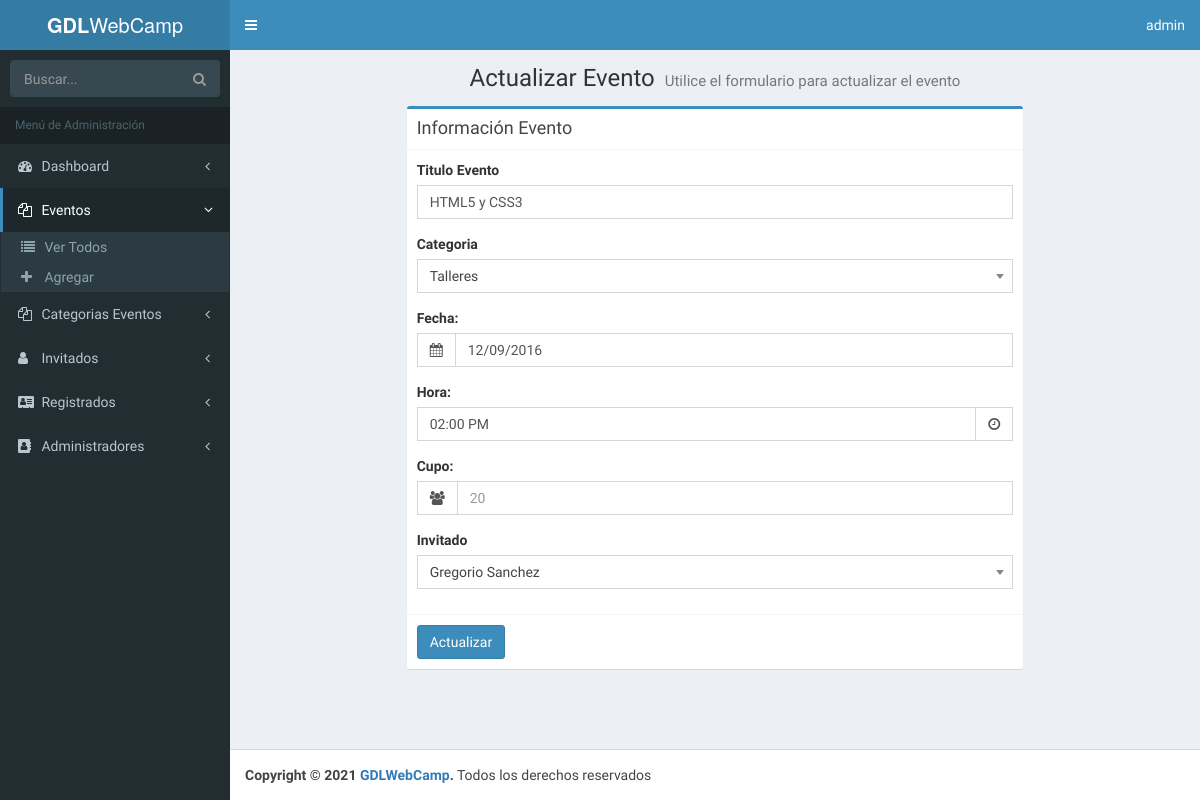
/admin/editar-evento.php?id=4 (signed in), run on an earlier commit of the app's database.
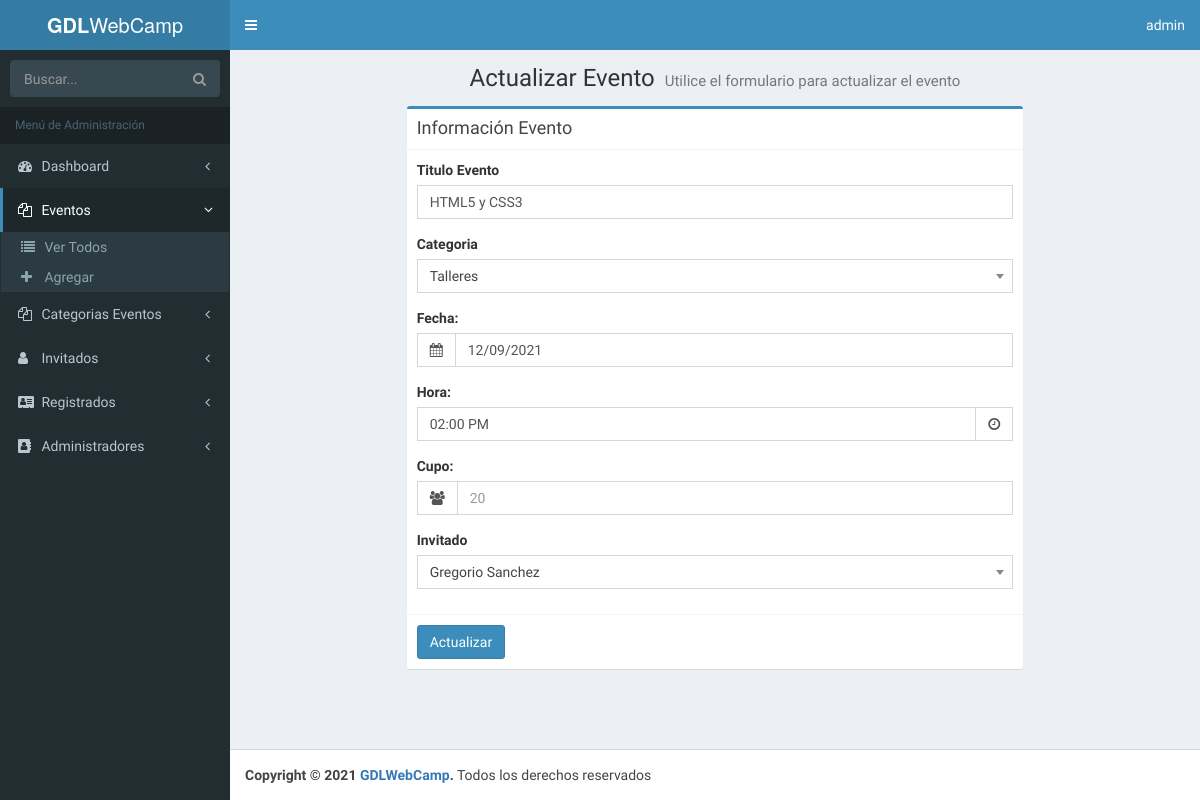
And on a later commit of the database.
### tables this page shows
CREATE TABLE `eventos` (
  `evento_id` tinyint(10) NOT NULL,
  `nombre_evento` varchar(60) NOT NULL,
  `fecha_evento` date NOT NULL,
  `hora_evento` varchar(10) NOT NULL,
  `id_cat_evento` tinyint(10) NOT NULL,
  `id_inv` tinyint(4) NOT NULL,
  `clave` varchar(10) NOT NULL
);

### admin/editar-evento.php (the view, shortened to what the changed rows need)
<?php
    include_once 'funciones/funciones.php';
    include_once 'templates/header.php';
     $id = $_GET['id'];
     if (!filter_var($id, FILTER_VALIDATE_INT)):
        die('ERROR!');
     else:
?>
<body  class="hold-transition skin-blue fixed sidebar-mini" data-elemento="Eventos">
    <div class="wrapper">
        <?php include_once 'templates/barra.php'; ?>
        <?php include_once 'templates/navegacion.php'; ?>
  <div class="content-wrapper">
    <section class="content-header">
      <h1 class="text-center">
        Actualizar Evento
        <small>Utilice el formulario para actualizar el evento</small>
      </h1>
    </section>
    <section class="content">
            <div class="row">
                <div class="col-lg-8 col-lg-offset-2">
                    <div class="box box-primary">
                            <div class="box-header with-border">
                                <h3 class="box-title">Información Evento</h3>
                            </div>
                                <?php
                                    $sql = "SELECT * FROM `eventos` WHERE `evento_id` = $id";
                                    $res = $conn->query($sql);
                                    $evento = $res->fetch_assoc();
                                ?>
                                <form role="form" id="guardar-registro" action="modelo-evento.php" method="post">
                                    <div class="box-body">
                                            <div class="form-group">
                                                <label for="nombre_evento">Titulo Evento</label>
                                                <input type="text" class="form-control" id="titulo_evento" name="titulo_evento" value="<?php echo $evento['nombre_evento']; ?>">
                                            </div>
                                            <div class="form-group">
                                                <label>Categoria</label>
                                            </div>
                                            <div class="form-group">
                                                <label>Fecha:</label>
                                                <?php
                                                    $fecha = $evento['fecha_evento'];
                                                    $fecha_formato = date("m/d/Y", strtotime($fecha));
                                                ?>
                                                <div class="input-group date">
                                                    <div class="input-group-addon">
                                                        <i class="fa fa-calendar"></i>
                                                    </div>
                                                    <input type="text" name="fecha_evento" class="form-control pull-right" id="datepicker" placeholder="DD/MM/AAAA" value="<?php echo $fecha_formato; ?>">
                                                </div>
                                            </div>
                                            <div class="bootstrap-timepicker">
                                                <div class="form-group">
                                                        <label>Hora:</label>
                                                        <?php
                                                            $hora = $evento['hora_evento'];
                                                            $hora_formato = date('h:i a', strtotime($hora) );
                                                        ?>
                                                        <div class="input-group">
                                                            <input type="text" name="hora_evento" class="form-control timepicker" value="<?php echo $hora_formato; ?>">
                                                            <div class="input-group-addon">
                                                                <i class="fa fa-clock-o"></i>
                                                            </div>
                                                        </div>
                                                    </div>
                                            </div>
                                            <div class="form-group">
                                                <label>Cupo:</label>
                                                <div class="input-group">
                                                    <div class="input-group-addon">
                                                        <i class="fa fa-users"></i>
                                                    </div>
                                                    <input type="number" min="0" max="40" name="cupo_evento" class="form-control pull-right" placeholder="20" value="<?php echo $evento['cupo']; ?>">
                                                </div>
                                            </div>
                                            <div class="form-group">
                                                <label>Invitado</label>
                                            </div>
                                    </div>
                                    <div class="box-footer">
                                        <button type="submit" name="actualizar" id="actualizar" class="btn btn-primary">Actualizar</button>
                                    </div>
                                </form>
                    </div>
                </div>
            </div>
    </section>
  </div>
<?php
  include_once 'templates/footer.php';
  include_once 'templates/footer-scripts.php';
  endif;
?>

What changed in the data, as far as the page shows it:
changed eventos "HTML5 y CSS3": fecha_evento "12/09/2016" → "12/09/2021"
